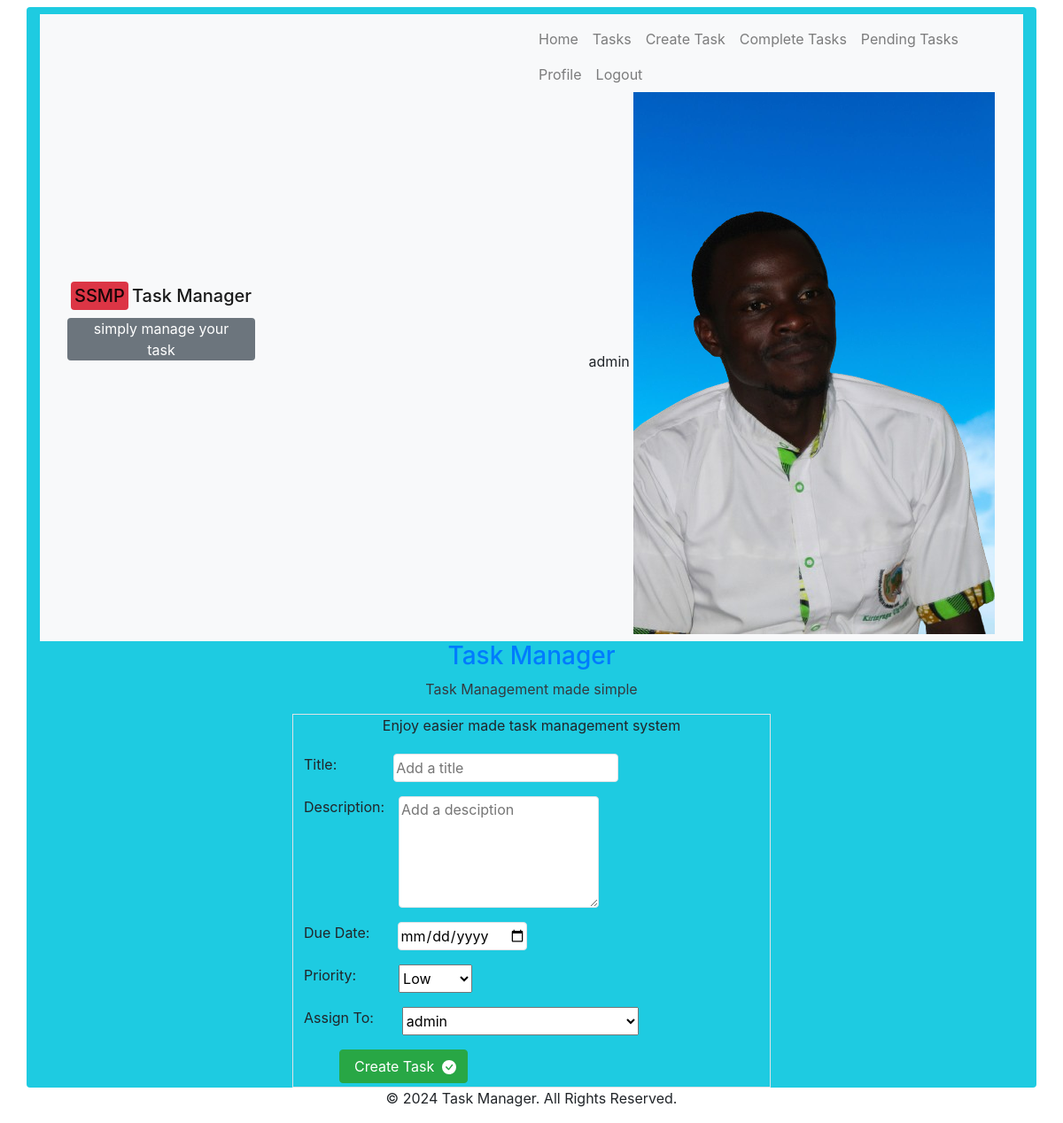
The page /server/task-create/ (signed in) on the database its author committed.
### users/models.py (models this page shows, shortened)
class user(AbstractUser):
    last_login = models.DateTimeField(auto_now=True)
    profile_picture = models.ImageField(upload_to='profile_pictures', default='default.jpg')
    phone_number = models.CharField(max_length=15, null=True)
    bio = models.TextField(null=True)
    nickname = models.CharField(max_length=20, null=True)

### taskserver/views.py (the view, shortened to what this page needs)
# urls.py: path('task-create/', views.task_create, name='task_create'),
def task_create(request):
    users = get_user_model().objects.all()
    return render(request, 'createTask.html', {'users': users})

### templates/createTask.html (shortened to what this page needs)
{% extends "base.html"%} {% block content %}
<body>
  <div class="row" style="display: flex; justify-content: space-between">
    <div class="col-2"></div>
    <div class="col-6">
      <h3 class="text-primary text-center">Task Manager</h3>
      <p class="text-dark text-center">Task Management made simple</p>
      <form method="POST" class="border" style="">
        <p class="text-center">Enjoy easier made task management system</p>
        <div class="row p-1 m-2" style="display: flex; gap: 4rem">
          <label for="title">Title:</label>
          <input
            type="text"
            name="title"
            id="title"
            required
            class="border rounded outline"
            placeholder="Add a title"
          /><br />
        </div>
        <div class="row p-1 m-2" style="display: flex; gap: 1rem">
          <label for="description">Description:</label>
          <textarea
            name="description"
            id="description"
            rows="5"
            required
            class="border rounded outline d-flex place"
            placeholder="Add a desciption"
          ></textarea
          ><br />
        </div>
        <div class="row p-1 m-2" style="display: flex; gap: 2rem">
          <label for="due_date">Due Date:</label>
          <input
            type="date"
            name="due_date"
            id="due_date"
            class="border rounded outline"
            placeholder="Add due date"
          /><br />
        </div>
        <div class="row p-1 m-2" style="display: flex; gap: 3rem">
          <label for="priority">Priority:</label>
          <select name="priority" id="priority" required>
            <option value="Low">Low</option>
            <option value="High">High</option></select
          ><br />
        </div>
        <div class="row p-1 m-2" style="display: flex; gap: 2rem">
          <label for="assignee">Assign To:</label>
          <select name="assignee" id="assignee" required>
            {% if users %} {% for user in users %}
            <option value="{{ user.id }}">{{ user.username }}</option>
            {% endfor %} {% else %}
            <option value="" disabled>No users available</option>
            {% endif %}</select
          ><br />
        </div>
        <div class="p-1 mx-5">
          <button type="submit" class="btn btn-success text-white">
            <span class="p-1">Create Task</span>
          </button>
        </div>
      </form>
    </div>
    <div class="col-2"></div>
  </div>
</body>
{% endblock %}

### templates/base.html (shortened to what this page needs)
<!DOCTYPE html>
<html lang="en">
  <head>
    {% load static %} {% block head %}
    <link
      rel="stylesheet"
      href="https://stackpath.bootstrapcdn.com/bootstrap/4.5.2/css/bootstrap.min.css"
    />
    <link
      rel="stylesheet"
      href="https://stackpath.bootstrapcdn.com/font-awesome/4.7.0/css/font-awesome.min.css"
    />
    <link
      rel="stylesheet"
      href="https://cdn.datatables.net/1.10.22/css/jquery.dataTables.min.css"
    />
    <link
      rel="stylesheet"
      href="https://cdn.datatables.net/1.10.22/css/dataTables.bootstrap4.min.css"
    />
    <link
      rel="stylesheet"
      href="https://cdn.datatables.net/responsive/2.2.6/css/responsive.dataTables.min.css"
    />
    {% endblock %}
  </head>
  <body>
    <div
      class="container pt-2 mt-2 rounded"
      style="background-color: #1ecbe1; min-height: 95vh"
    >
      <nav class="navbar navbar-expand-lg navbar-light bg-light">
        <div class="col">
        <a class="navbar-brand" href="{% url 'home' %}"><h5><span class="bg-danger rounded p-1 m-1">SSMP</span>Task Manager</h5></a>
        <P class="bg-secondary col-5 text-center rounded text-white">simply manage your task</P>
        </div>
        <div class="col">
        <div class="collapse navbar-collapse" id="navbarNav">
          <ul
            class="navbar-nav {% if user.is_authenticated %} ml-auto {% endif %}"
          >
              {% if user.is_authenticated %}
              <div class="row">
                <li class="nav-item">
                  <a class="nav-link" href="{% url 'home' %}">Home</a>
                </li>
                <li class="nav-item">
                  <a class="nav-link" href="{% url 'task_list' %}">Tasks</a>
                </li>
                <li class="nav-item">
                  <a class="nav-link" href="{% url 'task_create' %}"
                    >Create Task</a
                  >
                </li>
                <li>
                  <a class="nav-link" href="{% url 'complete_tasks'%}">Complete Tasks</a>
                </li>
                <li>
                  <a class="nav-link" href="#">Pending Tasks</a>
                </li>
                <li class="nav-item">
                  <a class="nav-link" href="#">Profile</a>
                </li>
                <li class="nav-item">
                  <a class="nav-link" href="{% url 'logout' %}">Logout</a>
                  <span>{{user.username}}</span>
                  <img src="{{user.profile_picture}}" alt="{{user.nickname}}" />
                </li>
              </div>
              {% endif %}
            </div>
        </div>
      </nav>
      {% block content %} {% endblock %}
    </div>
  </body>
  <footer>
    {% block footer %}
    <div class="container">
      <div class="row">
        <div class="col-md-12">
          <div class="text-center">
            <p>&copy; 2024 Task Manager. All Rights Reserved.</p>
          </div>
        </div>
      </div>
    </div>
    {% endblock %}
  </footer>
</html>

### rows shown on the page
user: username "admin", profile_picture (picture)

### other values the page prints
form field assignee "admin"
